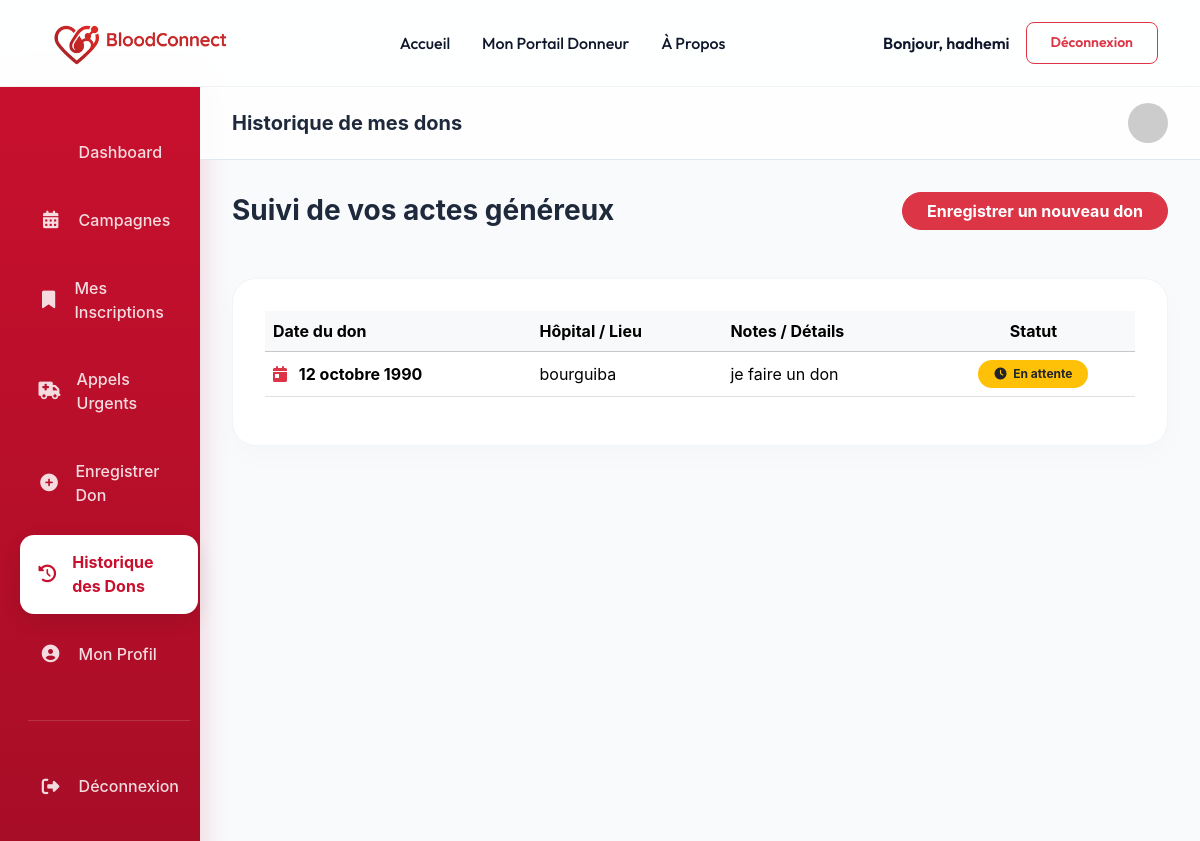
The page /dons/historique/ (signed in) on the database as committed earlier.
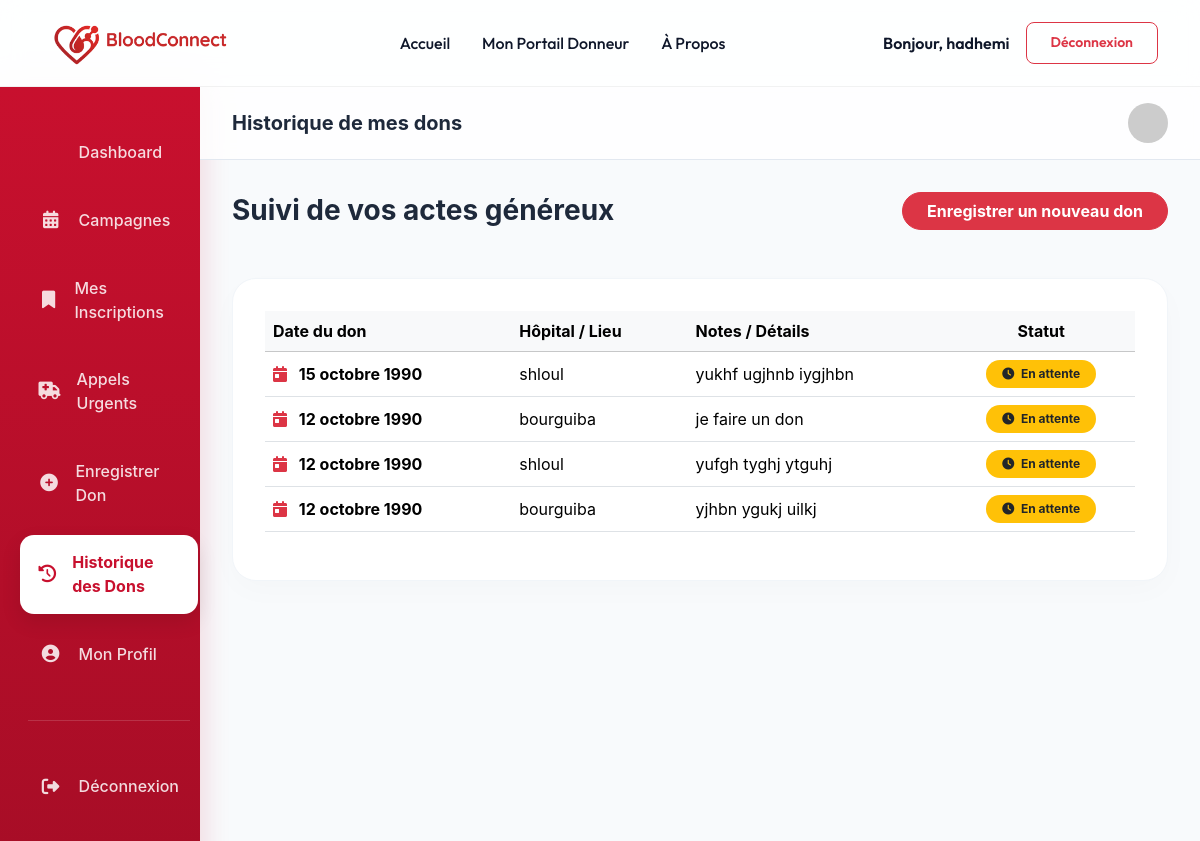
The same page on the database as committed later.
### dons/models.py (models this page shows, shortened)
class Don(models.Model):
    donneur = models.ForeignKey('comptes.Donneur', on_delete=models.CASCADE, related_name='dons')
    hopital = models.ForeignKey('comptes.Hopital', on_delete=models.CASCADE, related_name='dons_recus')
    date_don = models.DateField()
    notes = models.TextField(blank=True)
    valide = models.BooleanField(default=False)

### comptes/models.py (models this page shows, shortened)
class Hopital(models.Model):
    user = models.OneToOneField(User, on_delete=models.CASCADE)
    nom = models.CharField(max_length=200)
    adresse = models.CharField(max_length=300)
    ville = models.CharField(max_length=100)
    agrement = models.CharField(max_length=50, unique=True)
    valide = models.BooleanField(default=False)

### dons/views.py (the view)
# urls.py: path('historique/', views.historique_dons, name='historique_dons'),
@login_required
@donor_required
def historique_dons(request):
    dons = Don.objects.filter(donneur=request.user.donneur).order_by('-date_don')
    return render(request, 'dons/historique_dons.html', {'dons': dons})

### dons/templates/dons/historique_dons.html (shortened to what this page needs)
{% load static %}
<!DOCTYPE html>
<html lang="fr">
<head>
    <link href="https://cdn.jsdelivr.net/npm/bootstrap@5.3.2/dist/css/bootstrap.min.css" rel="stylesheet">
    <link rel="stylesheet" href="https://cdnjs.cloudflare.com/ajax/libs/font-awesome/6.4.2/css/all.min.css">
</head>
<body>
    {% include 'header.html' %}
    <div class="container-fluid">
        <div class="row">
            <div class="col-lg-2 p-0 d-none d-lg-block">
                {% include 'dons/sidebar_donneur.html' %}
            </div>
            <div class="col-lg-10 p-0">
                <div class="glass-header d-flex justify-content-between align-items-center">
                    <h5 class="fw-bold m-0">Historique de mes dons</h5>
                    <div class="d-flex align-items-center gap-3">
                        <img src="https://ui-avatars.com/api/?name={{ request.user.username }}&background=DC2626&color=fff" class="rounded-circle" width="40" alt="Avatar">
                    </div>
                </div>
                <div class="dashboard-content">
                    <div class="d-flex justify-content-between align-items-center mb-5">
                        <h3 class="fw-bold m-0">Suivi de vos actes généreux</h3>
                        <a href="{% url 'enregistrer_don' %}" class="btn btn-danger rounded-pill px-4 fw-bold">Enregistrer un nouveau don</a>
                    </div>
                    <div class="card-custom">
                        {% if dons %}
                            <div class="table-responsive">
                                <table class="table table-hover align-middle">
                                    <thead class="table-light">
                                        <tr>
                                            <th>Date du don</th>
                                            <th>Hôpital / Lieu</th>
                                            <th>Notes / Détails</th>
                                            <th class="text-center">Statut</th>
                                        </tr>
                                    </thead>
                                    <tbody>
                                        {% for don in dons %}
                                            <tr>
                                                <td class="fw-bold"><i class="fas fa-calendar-day text-danger me-2"></i> {{ don.date_don|date:"d F Y" }}</td>
                                                <td>{{ don.hopital.nom|default:"Non spécifié" }}</td>
                                                <td>{{ don.notes|truncatechars:30|default:"-" }}</td>
                                                <td class="text-center">
                                                    {% if don.valide %}
                                                        <span class="badge bg-success rounded-pill px-3 py-2"><i class="fas fa-check-circle me-1"></i> Validé</span>
                                                    {% else %}
                                                        <span class="badge bg-warning text-dark rounded-pill px-3 py-2"><i class="fas fa-clock me-1"></i> En attente</span>
                                                    {% endif %}
                                                </td>
                                            </tr>
                                        {% endfor %}
                                    </tbody>
                                </table>
                            </div>
                        {% else %}
                            <div class="text-center py-5">
                                <i class="fas fa-history fs-1 text-muted opacity-25 mb-3"></i>
                                <p class="text-muted fs-5">Aucun don enregistré dans votre historique.</p>
                                <a href="{% url 'enregistrer_don' %}" class="btn btn-outline-danger rounded-pill px-4 mt-3">Enregistrer mon premier don</a>
                            </div>
                        {% endif %}
                    </div>
                </div>
            </div>
        </div>
    </div>
</body>
</html>

Rows that differ between the two databases and show on the page:
added Don: date_don "15 octobre 1990", hopital.nom "shloul", notes "yukhf ugjhnb iygjhbn", valide False (drawn)
added Don: date_don "12 octobre 1990", hopital.nom "shloul", notes "yufgh tyghj ytguhj", valide False (drawn)
added Don: date_don "12 octobre 1990", hopital.nom "bourguiba", notes "yjhbn ygukj uilkj", valide False (drawn)
